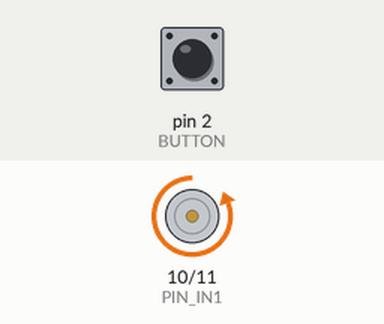
A sketch run on a simulated Arduino Uno, built with avr-gcc and run on an emulated ATmega328P. Parts: motor-driver pin pairs drawn as motors (green arrow = first pin HIGH = forward, orange = second pin HIGH = backward, longer = more drive, scaled by the enable pin). The inputs (shaded band) are chosen by the test bench; at power-on: pin 2 (BUTTON) HIGH.

Above: at 1.2 s.
1.3 s: pin 2 (BUTTON) pulled LOW for 0.15 s
At 1.7 s:
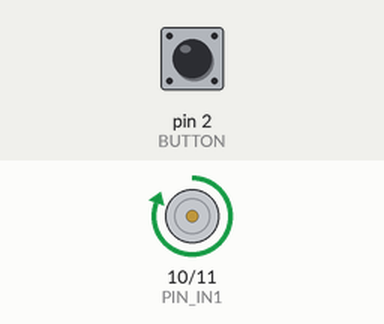
2.9 s: pin 2 (BUTTON) pulled LOW for 1 s
At 4.2 s:
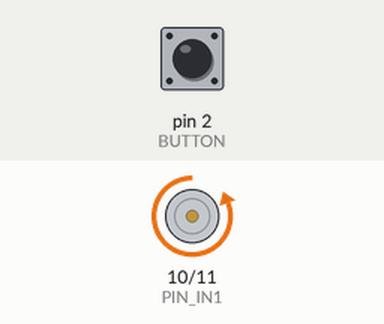
5.4 s: pin 2 (BUTTON) pulled LOW for 3.2 s
At 6.1 s:
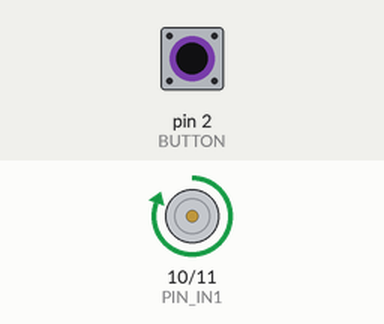
Timing chart, 0 to 8.4 s (numbered marks = the images above; inputs shaded):
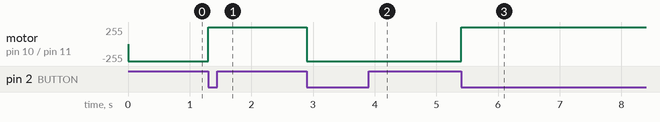

Measured:
- after the input at 1.3 s, motor on pin 10 (PIN_IN1) / pin 11 (PIN_IN2): backward 255/255 → forward 255/255 at once
- after the input at 2.9 s, motor on pin 10 (PIN_IN1) / pin 11 (PIN_IN2): forward 255/255 → backward 255/255 at once
- after the input at 5.4 s, motor on pin 10 (PIN_IN1) / pin 11 (PIN_IN2): backward 255/255 → forward 255/255 at once

The sketch:

C6E2.ino
```cpp
#define PIN_ENA 9
#define PIN_IN1 10
#define PIN_IN2 11
#define BUTTON 2

bool directionPositive = true;
void buttonPressISR() {
  directionPositive = !directionPositive;
}

void setup() {
  pinMode(PIN_ENA, OUTPUT);
  pinMode(PIN_IN1, OUTPUT);
  pinMode(PIN_IN2, OUTPUT);
  pinMode(BUTTON, INPUT_PULLUP);
  attachInterrupt(digitalPinToInterrupt(BUTTON), buttonPressISR, FALLING);
}

void loop() {
  analogWrite(PIN_ENA, 255); // == PWM

  // DIRECTION NEGATIVE HIGH LOW
  // DIRECTION POSITIVE LOW HIGH
  if (directionPositive) {
    digitalWrite(PIN_IN1, LOW);
    digitalWrite(PIN_IN2, HIGH);
  } else {
    digitalWrite(PIN_IN1, HIGH);
    digitalWrite(PIN_IN2, LOW);
  }
}
```
